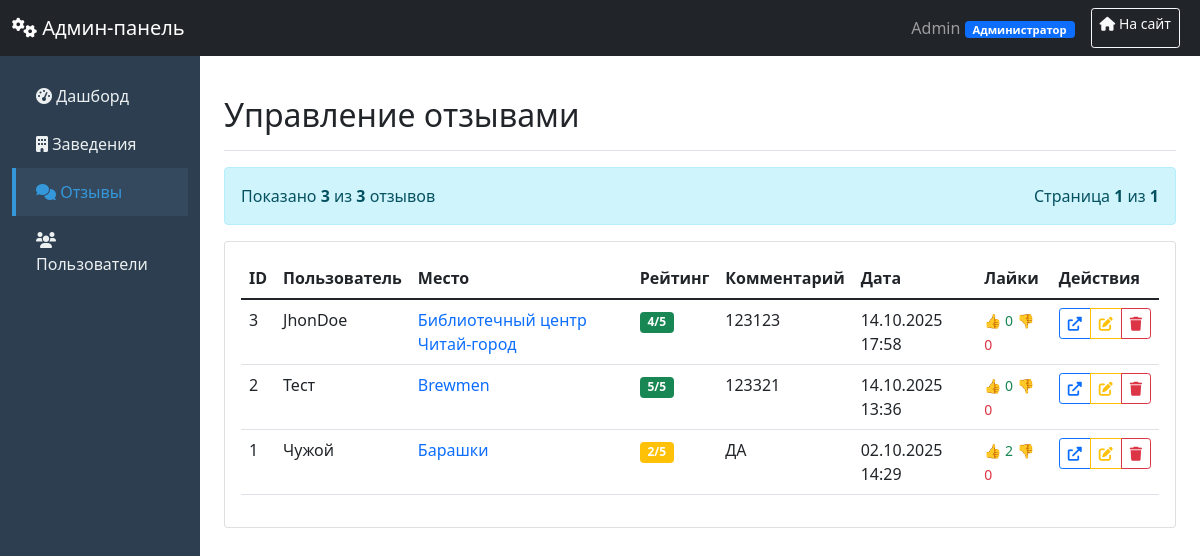
Before: /admin/reviews (signed in) with the older database file.
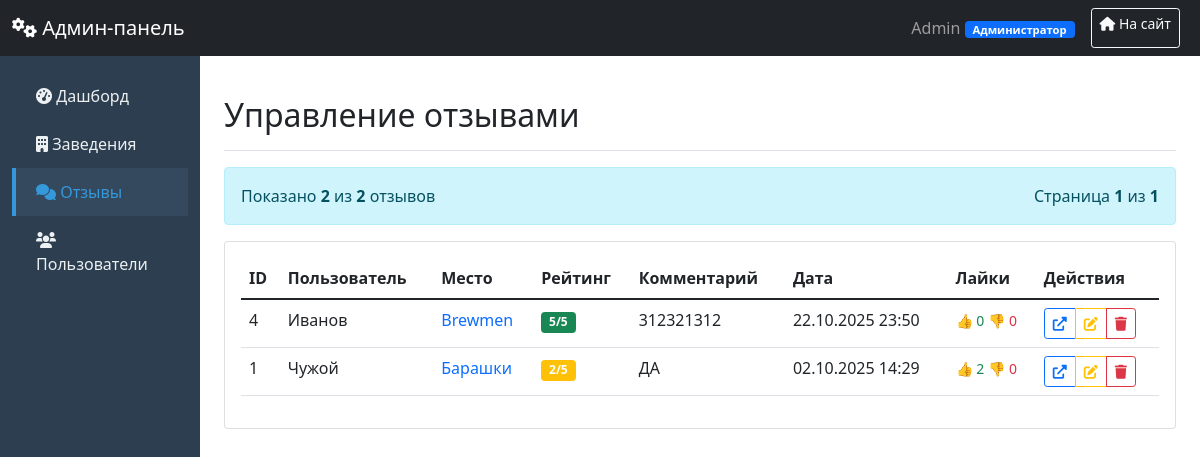
After: the same page with the newer database file.
### main.py (models this page shows, shortened)
class Review(db.Model):
    id = db.Column(db.Integer, primary_key=True)
    restaurant_id = db.Column(db.String(50), nullable=False)
    username = db.Column(db.String(100), nullable=False)
    rating = db.Column(db.Integer, nullable=False)
    comment = db.Column(db.Text)
    created_at = db.Column(db.DateTime, default=get_moscow_time)
    updated_at = db.Column(db.DateTime)  # Добавляем поле для времени редактирования
    likes = db.Column(db.Integer, default=0)
    dislikes = db.Column(db.Integer, default=0)
    user_token = db.Column(db.String(255))  # Для анонимных пользователей
    device_fingerprint = db.Column(db.String(255))  # Добавляем это поле
    user_ratings = db.Column(db.JSON, default=dict)

class Place(db.Model):
    __tablename__ = 'place'
    id = db.Column(db.Integer, primary_key=True)
    title = db.Column(db.String(100), nullable=True)
    description = db.Column(db.Text, nullable=True)
    tags = db.Column(db.Text, nullable=True)
    telephone = db.Column(db.String(20), nullable=True)
    address = db.Column(db.String(200), nullable=True)
    image_path = db.Column(db.String(200), nullable=True)
    category = db.Column(db.String(50), nullable=False, default='Restaurant')
    category_en = db.Column(db.String(50), nullable=False, default='Restaurant')
    slug = db.Column(db.String(100), unique=True, nullable=True)  # Для английских URL
    latitude = db.Column(db.Float)  # широта для карт
    longitude = db.Column(db.Float)  # долгота для карт
    working_hours = db.Column(db.JSON)  # {"пн-пт": "10:00-22:00", "сб-вс": "11:00-23:00"}
    menu = db.Column(db.Text, default='{}')  # {"category": [{"name": "", "price": ""}]}
    CATEGORY_MAPPING = {
        'Ресторан': 'Restaurant',
        'Кафе': 'Cafe',
        'Магазин': 'Shop',
        'Музей': 'Museum',
        'Театр': 'Theatre',
        'Библиотека': 'Library',
        'Парк': 'Park',
        'Кинотеатр': 'Cinema',
        'Спортплощадка': 'Sports',
        'Церковь': 'Church',
        'Гостиница': 'Hotel',
        'Иконка': 'Icon'
    }

### main.py (the view)
@app.route('/admin/reviews')
@admin_required
def admin_reviews_page():
    user = User.query.filter_by(username=session['username']).first()
    if user.role == 'trainee':
        return render_template('Error.html', error_code=403, error_message="Доступ запрещён"), 403
    page = request.args.get('page', 1, type=int)
    per_page = 20
    reviews_pagination = Review.query.order_by(Review.created_at.desc()).paginate(
        page=page,
        per_page=per_page,
        error_out=False
    )
    reviews_with_places = []
    for review in reviews_pagination.items:
        place = None
        if review.restaurant_id.isdigit():
            place = Place.query.get(int(review.restaurant_id))
        else:
            place = Place.query.filter_by(slug=review.restaurant_id).first()
        reviews_with_places.append({
            'review': review,
            'place_title': place.title if place else review.restaurant_id,
            'place_url': url_for('place_page_by_slug', category_en=place.category_en,
                                 slug=place.slug) if place and place.slug else url_for('restaurant_page',
                                                                                       id=place.id) if place else '#'
        })
    return render_template('admin_reviews.html',
                           current_user=user,
                           reviews_data=reviews_with_places,
                           pagination=reviews_pagination)

### main.py (called while the page is built)
def get_role_display_name(role):
    return ROLE_PERMISSIONS.get(role, {}).get('name', role)

def admin_required(f):
    @wraps(f)
    def decorated_function(*args, **kwargs):
        if 'username' not in session:
            flash('Требуется авторизация', 'error')
            return redirect(url_for('index'))
        user = User.query.filter_by(username=session['username']).first()
        from flask import g
        g.current_user = user
        return f(*args, **kwargs)
    return decorated_function

    @property
    def role_display(self):
        return get_role_display_name(self.role)

### templates/admin_reviews.html (shortened to what the changed rows need)
{% extends "base_admin.html" %}
{% block content %}
<div class="d-flex justify-content-between flex-wrap flex-md-nowrap align-items-center pt-3 pb-2 mb-3 border-bottom">
    <h1 class="h2">Управление отзывами</h1>
</div>
<div class="alert alert-info d-flex justify-content-between align-items-center">
    <span>
        Показано <strong>{{ reviews_data|length }}</strong> из <strong>{{ pagination.total }}</strong> отзывов
    </span>
</div>
<div class="card">
    <div class="card-body">
        <div class="table-responsive">
            <table class="table table-hover">
                <thead>
                    <tr>
                        <th>ID</th>
                        <th>Пользователь</th>
                        <th>Место</th>
                        <th>Рейтинг</th>
                        <th>Комментарий</th>
                        <th>Дата</th>
                        <th>Лайки</th>
                        <th>Действия</th>
                    </tr>
                </thead>
                <tbody>
                    {% for item in reviews_data %}
                    {% set review = item.review %}
                    <tr>
                        <td>{{ review.id }}</td>
                        <td>{{ review.username }}</td>
                        <td>
                            <a href="{{ item.place_url }}" target="_blank" class="text-decoration-none">
                                {{ item.place_title }}
                            </a>
                        </td>
                        <td>
                            <span class="badge bg-{{ 'success' if review.rating >= 4 else 'warning' }} if review.rating == 3 else 'danger' }}">
                                {{ review.rating }}/5
                            </span>
                        </td>
                        <td>
                            {% if review.comment %}
                                {{ review.comment[:100] }}{% if review.comment|length > 100 %}...{% endif %}
                            {% else %}
                                <span class="text-muted">—</span>
                            {% endif %}
                        </td>
                        <td>{{ review.created_at.strftime('%d.%m.%Y %H:%M') }}</td>
                        <td>
                            <small class="text-success">👍 {{ review.likes or 0 }}</small>
                            <small class="text-danger">👎 {{ review.dislikes or 0 }}</small>
                        </td>
                        <td>
                            <div class="btn-group btn-group-sm">
                                <a href="{{ item.place_url }}#review-{{ review.id }}"
                                   class="btn btn-outline-primary"
                                   target="_blank"
                                   title="Перейти к отзыву">
                                    <i class="fas fa-external-link-alt"></i>
                                </a>
                                <button class="btn btn-outline-warning edit-review"
                                        data-review-id="{{ review.id }}"
                                        data-username="{{ review.username }}"
                                        data-rating="{{ review.rating }}"
                                        data-comment="{{ review.comment }}"
                                        title="Редактировать отзыв">
                                    <i class="fas fa-edit"></i>
                                </button>
                                <button class="btn btn-outline-danger delete-review"
                                        data-review-id="{{ review.id }}"
                                        data-username="{{ review.username }}"
                                        title="Удалить отзыв">
                                    <i class="fas fa-trash"></i>
                                </button>
                            </div>
                        </td>
                    </tr>
                    {% endfor %}
                </tbody>
            </table>
        </div>
    </div>
</div>
{% endblock %}

Changed rows visible on the page:
no longer on this page (row edited): Place: place_title "Библиотечный центр Читай-город"
removed Review: id "3", username "JhonDoe", rating "4", comment "123123", created_at "14.10.2025 17:58", likes "0", dislikes "0"
removed Review: id "2", username "Тест", rating "5", comment "123321", created_at "14.10.2025 13:36", likes "0", dislikes "0"
added Review: id "4", username "Иванов", rating "5", comment "312321312", created_at "22.10.2025 23:50", likes "0", dislikes "0"
Other visible differences:
{{ reviews_data|length }}: "3" → "2"
{{ pagination.total }}: "3" → "2"
